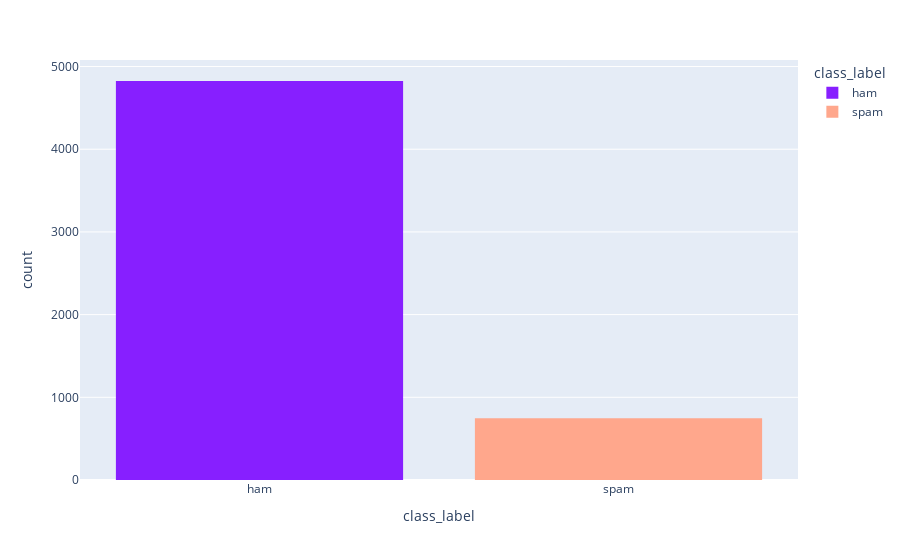
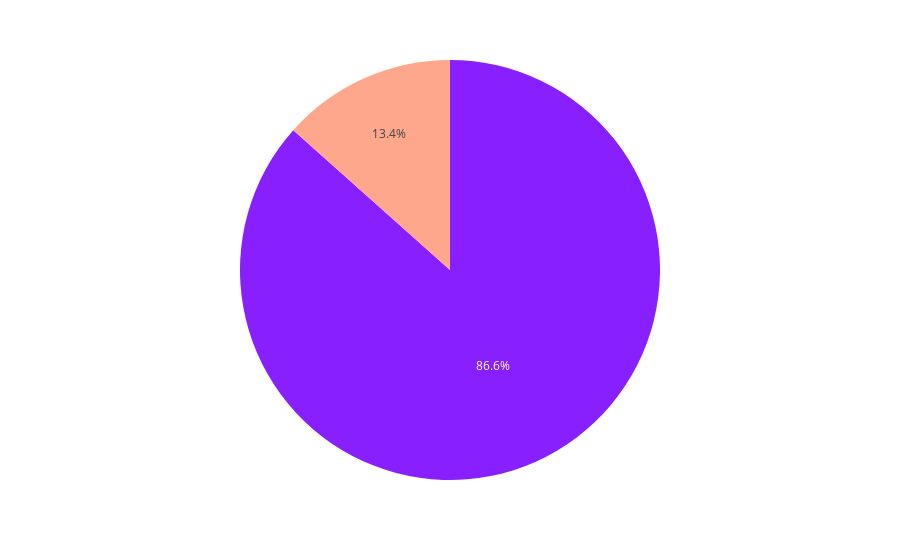

These figures' notebook cell, in order:
### Code cell
# Lets look at the distribution of labels in the dataset

fig = pe.histogram(df, x="class_label", color="class_label", color_discrete_sequence=["#871fff","#ffa78c"])
fig.show()
# Very imbalanced dataset 747 spam & 4825 are nonSpam

fig = pe.pie(df.class_label.value_counts(),labels='index', values='class_label', color="class_label", color_discrete_sequence=["#871fff","#ffa78c"] )
fig.show()

### Figure 1 — Plotly figure (JSON) as saved in the notebook; plotly's stock layout.template omitted (floating-point values rounded to 4 significant figures; data arrays with more than 128 entries replaced by an {"elided": "..."} marker saying what was removed)
{"data": [{"alignmentgroup": "True", "bingroup": "x", "hovertemplate": "class_label=%{x}<br>count=%{y}<extra></extra>", "legendgroup": "ham", "marker": {"color": "#871fff"}, "name": "ham", "offsetgroup": "ham", "orientation": "v", "showlegend": true, "type": "histogram", "x": {"elided": "4825 str values"}, "xaxis": "x", "yaxis": "y"}, {"alignmentgroup": "True", "bingroup": "x", "hovertemplate": "class_label=%{x}<br>count=%{y}<extra></extra>", "legendgroup": "spam", "marker": {"color": "#ffa78c"}, "name": "spam", "offsetgroup": "spam", "orientation": "v", "showlegend": true, "type": "histogram", "x": {"elided": "747 str values"}, "xaxis": "x", "yaxis": "y"}], "layout": {"barmode": "relative", "legend": {"title": {"text": "class_label"}, "tracegroupgap": 0}, "margin": {"t": 60}, "xaxis": {"anchor": "y", "categoryarray": ["ham", "spam"], "categoryorder": "array", "domain": [0, 1], "title": {"text": "class_label"}}, "yaxis": {"anchor": "x", "domain": [0, 1], "title": {"text": "count"}}}}

### Figure 2 — Plotly figure (JSON) as saved in the notebook; plotly's stock layout.template omitted (floating-point values rounded to 4 significant figures)
{"data": [{"customdata": [[4825], [747]], "domain": {"x": [0, 1], "y": [0, 1]}, "hovertemplate": "class_label=%{customdata[0]}<extra></extra>", "legendgroup": "", "marker": {"colors": ["#871fff", "#ffa78c"]}, "name": "", "showlegend": false, "type": "pie", "values": [4825, 747]}], "layout": {"legend": {"tracegroupgap": 0}, "margin": {"t": 60}, "piecolorway": ["#871fff", "#ffa78c"]}}
